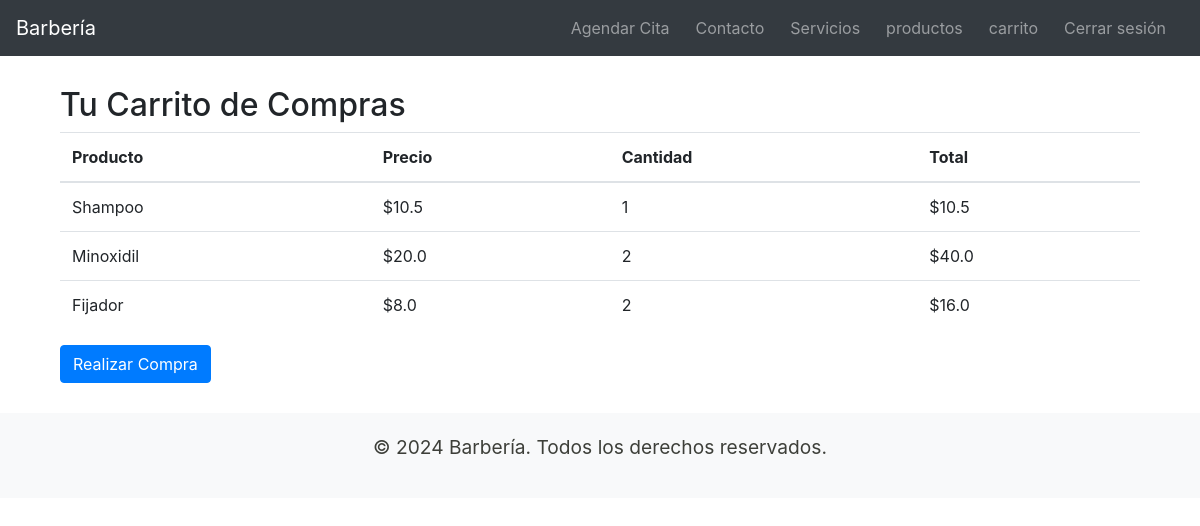
The page /carrito (signed in) on the database its author committed.
### app.py (models this page shows)
class CarritoProducto(db.Model):
    id = db.Column(db.Integer, primary_key=True)
    carrito_id = db.Column(db.Integer, db.ForeignKey('carrito.id'), nullable=False)
    producto_id = db.Column(db.Integer, db.ForeignKey('productos.id'), nullable=False)  # Cambia 'producto.id' a 'productos.id'
    cantidad = db.Column(db.Integer, default=1)
    producto = db.relationship('Producto', back_populates='carrito_productos')
    carrito = db.relationship('Carrito', back_populates='productos_en_carrito')

class Producto(db.Model):
    __tablename__ = 'productos'
    id = db.Column(db.Integer, primary_key=True, autoincrement=True)
    nombre = db.Column(db.String(150), nullable=False)
    descripcion = db.Column(db.Text)
    precio = db.Column(db.Float, nullable=False)
    disponible = db.Column(db.Boolean, default=True)
    carrito_productos = db.relationship(
        'CarritoProducto',
        back_populates='producto',
        primaryjoin="Producto.id == CarritoProducto.producto_id"
    )

### app.py (the view)
@app.route('/carrito')
def ver_carrito():
    if not current_user.is_authenticated:
        flash("Por favor, inicia sesión para ver tu carrito.", "warning")
        return redirect(url_for('login'))
    carrito = Carrito.query.filter_by(usuario_id=current_user.id).first()
    if not carrito:
        carrito = Carrito(usuario_id=current_user.id)
        db.session.add(carrito)
        db.session.commit()
        print("Carrito creado automáticamente para el usuario:", current_user.id)
    productos_en_carrito = CarritoProducto.query.filter_by(carrito_id=carrito.id).all()
    print("Productos en el carrito:", [(p.producto.nombre, p.cantidad) for p in productos_en_carrito])
    return render_template('ver_carrito.html', productos=productos_en_carrito)

### app.py (called while the page is built)
@login_manager.user_loader
def load_user(user_id):
    return Usuario.query.get(int(user_id))

### templates/ver_carrito.html (shortened to what this page needs)
{% extends "layout.html" %}
{% block content %}
<div class="container mt-4">
    <h2>Tu Carrito de Compras</h2>
    {% if productos %}
        <table class="table">
            <thead>
                <tr>
                    <th>Producto</th>
                    <th>Precio</th>
                    <th>Cantidad</th>
                    <th>Total</th>
                </tr>
            </thead>
            <tbody>
                {% for item in productos %}
                    <tr>
                        <td>{{ item.producto.nombre }}</td>
                        <td>${{ item.producto.precio }}</td>
                        <td>{{ item.cantidad }}</td>
                        <td>${{ item.producto.precio * item.cantidad }}</td>
                    </tr>
                {% endfor %}
            </tbody>
        </table>
        <form action="{{ url_for('comprar') }}" method="POST">
            <button type="submit" class="btn btn-primary">Realizar Compra</button>
        </form>
    {% else %}
        <p>No tienes productos en el carrito.</p>
    {% endif %}
</div>
{% endblock %}

### static/styles.css (style rules this page uses)
body { padding-top: 50px; font-family: Arial, sans-serif; }
.container { margin-top: 30px; }
body, html { margin: 0; padding: 0; height: 100%; font-family: 'Helvetica Neue', Arial, sans-serif; }
.btn-primary { transition: all 0.3s ease; }

### rows shown on the page
CarritoProducto: producto.nombre "Shampoo", producto.precio "10.5", cantidad "1", item.producto.precio*item.cantidad "10.5"
CarritoProducto: producto.nombre "Minoxidil", producto.precio "20.0", cantidad "2", item.producto.precio*item.cantidad "40.0"
CarritoProducto: producto.nombre "Fijador", producto.precio "8.0", cantidad "2", item.producto.precio*item.cantidad "16.0"
